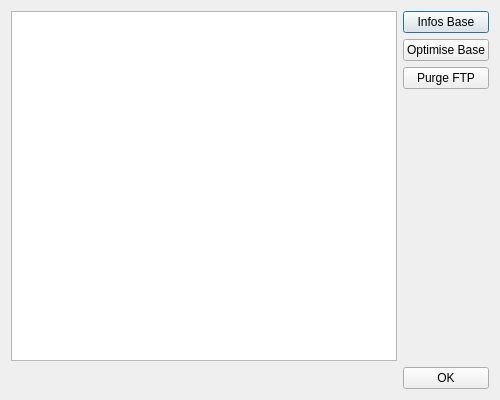
<?xml version="1.0" encoding="UTF-8"?>
<ui version="4.0">
 <class>Dialog</class>
 <widget class="QDialog" name="Dialog">
  <property name="geometry">
   <rect>
    <x>0</x>
    <y>0</y>
    <width>500</width>
    <height>400</height>
   </rect>
  </property>
  <property name="windowTitle">
   <string>Infos Base</string>
  </property>
  <layout class="QGridLayout" name="gridLayout_2">
   <item row="0" column="0" rowspan="4">
    <widget class="QTextEdit" name="te_infos">
     <property name="readOnly">
      <bool>true</bool>
     </property>
    </widget>
   </item>
   <item row="0" column="1">
    <widget class="QPushButton" name="btn_infos">
     <property name="text">
      <string>Infos Base</string>
     </property>
    </widget>
   </item>
   <item row="1" column="1">
    <widget class="QPushButton" name="btn_optimise">
     <property name="text">
      <string>Optimise Base</string>
     </property>
    </widget>
   </item>
   <item row="2" column="1">
    <widget class="QPushButton" name="btn_purge_ftp">
     <property name="text">
      <string>Purge FTP</string>
     </property>
    </widget>
   </item>
   <item row="3" column="1">
    <spacer name="verticalSpacer">
     <property name="orientation">
      <enum>Qt::Orientation::Vertical</enum>
     </property>
     <property name="sizeHint" stdset="0">
      <size>
       <width>20</width>
       <height>234</height>
      </size>
     </property>
    </spacer>
   </item>
   <item row="4" column="0">
    <spacer name="horizontalSpacer">
     <property name="orientation">
      <enum>Qt::Orientation::Horizontal</enum>
     </property>
     <property name="sizeHint" stdset="0">
      <size>
       <width>341</width>
       <height>20</height>
      </size>
     </property>
    </spacer>
   </item>
   <item row="4" column="1">
    <widget class="QPushButton" name="btn_OK">
     <property name="text">
      <string>OK</string>
     </property>
    </widget>
   </item>
  </layout>
 </widget>
 <resources/>
 <connections/>
</ui>
